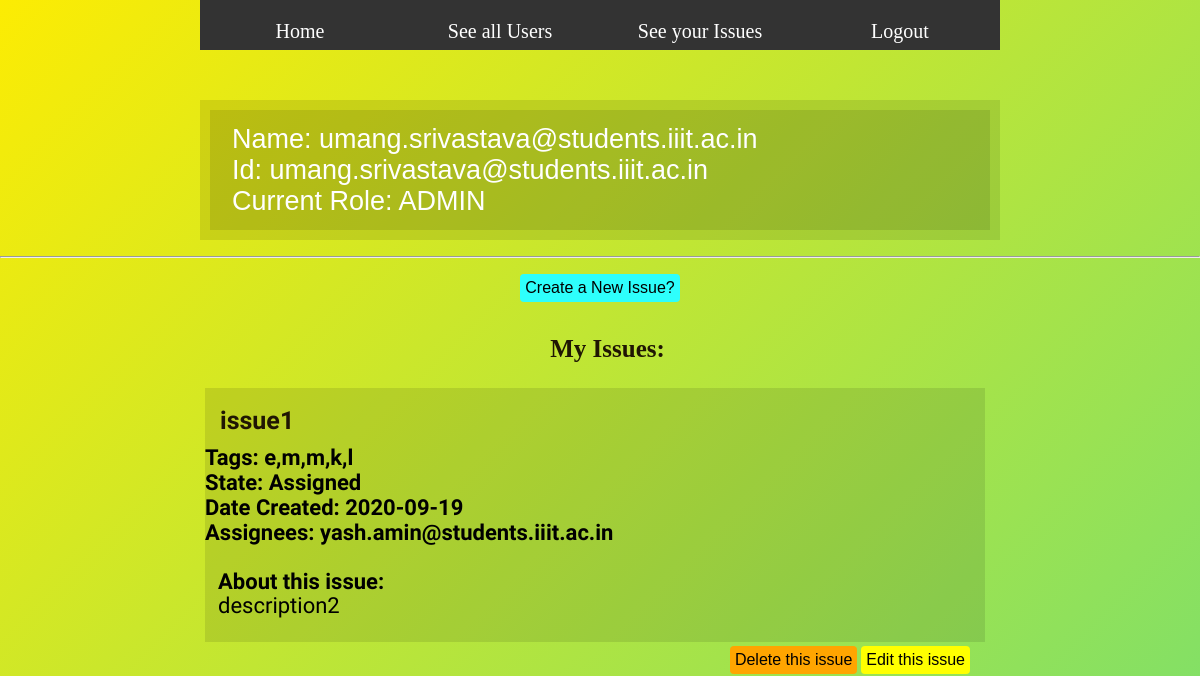
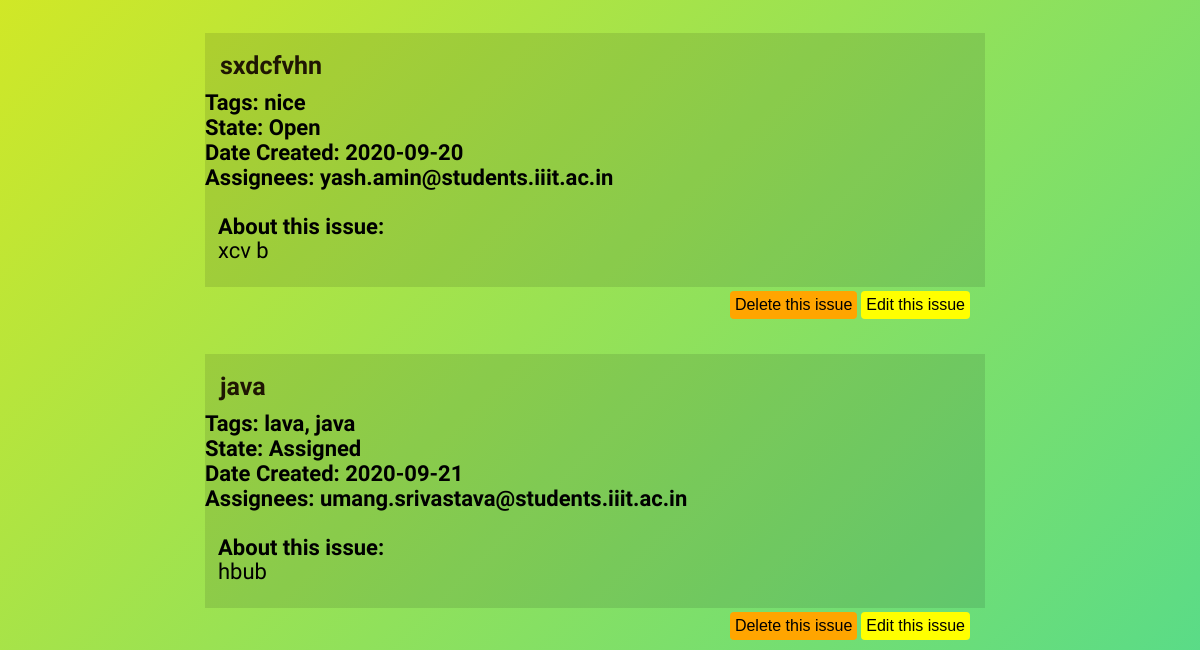
Before: /myissues (signed in) with the older database file (2 pictures, top to bottom).
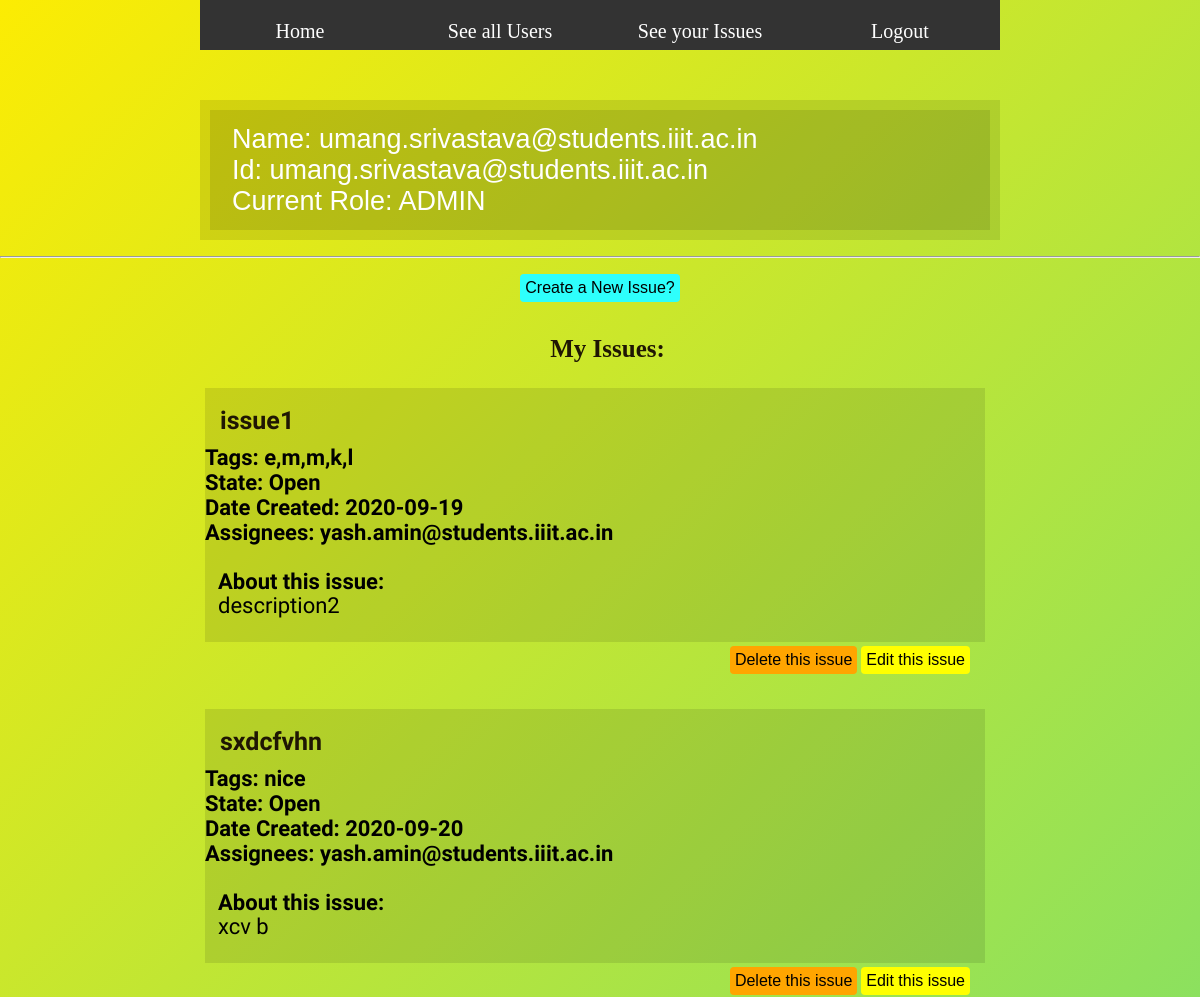
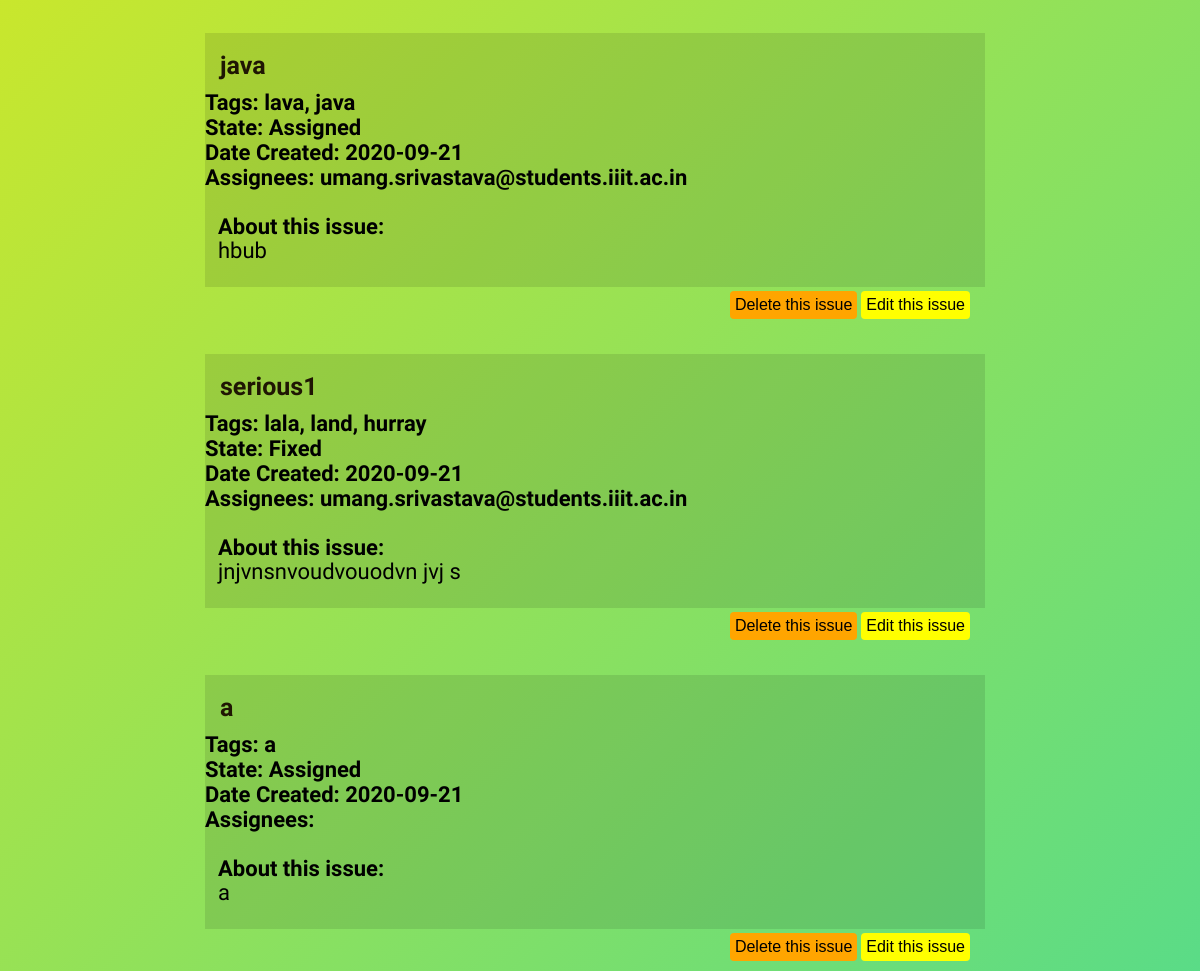
After: the same page with the newer database file (2 pictures, top to bottom).
### app.py (models this page shows, shortened)
class ISSUES(db.Model):
	id = db.Column(db.Integer, primary_key=True)
	title = db.Column(db.String(100), nullable=False)
	description = db.Column(db.String(200), nullable=False)
	state = db.Column(db.String(100), nullable=False)
	tags = db.Column(db.String(100), nullable=True)
	assignees = db.Column(db.String(200), nullable=True)
	owner = db.Column(db.String(100), nullable=False)
	gitlink = db.Column(db.String(100), nullable=True)
	date_created = db.Column(db.DateTime, default=datetime.utcnow)
	assignees = db.Column(db.String(1000), nullable = True)

### app.py (the view)
@app.route('/myissues')
def myissues():
	current_owner = session["username"]
	current_name = session["Name"]
	current_role = session["role"]
	user = USERS.query.filter_by(username = current_owner).all()
	myissues = ISSUES.query.filter_by(owner = current_owner).all()
	return render_template('/myissues.html',
		username = current_owner,
		Name = current_name,
		Role = current_role,
		myissues = myissues)

### templates/myissues.html (shortened to what this page needs)
{% extends 'base.html' %}
{% block body %}
<div class="content">
    <div id="mainPicture">
        <div class="picture">
            <div id="headerTitle">Name: {{Name}}</div>
            <div id="headerTitle">Id: {{username}}</div>
            <div id="headerTitle">Current Role: {{Role}}
        </div>
        </div>
    </div>
    <br><hr><br>
    <p style="text-align: center;">
        {% if Role == "VIEWER" %}
            <p></p>
        {% else %}
            <a href="{{ url_for('addissue') }}"><button class="createis">Create a New Issue?</button></a>
        {% endif %}
    </p>
    <h1 style="text-align: center">My Issues: </h1>
    {% if myissues|length < 1 %}
    <h2 style="text-align: center">You have  no issues.</h2>
    {% else %}
        {% for issue in myissues %}
        <div class="contentBox">
                <div class="innerBox">
                    <h1> {{issue.title}}</h1>
                    <h4 class="tags"> Tags: {{issue.tags}}</h4>
                    <h4 class="state">State: {{issue.state}}</h4>
                    <h4> Date Created: {{issue.date_created.date()}}</h4>
                    <h4 class="assignees">Assignees: {{issue.assignees}}</h4>
                    <br>
                    <div class="contentText" style="font-size: 22px">
                        <h4>About this issue:</h4>
                        <p> {{issue.description}}</p>
                        <br>
                        <p>
                            <p><a href="/update/{{issue.id}}"><button class="button" >Edit this issue</button></a>
                            <a href="/delete/{{issue.id}}"><button class="delis">Delete this issue</button></a></p>
                        </p>
                    </div>
                </div>
            </div>
            <br><br>
        {% endfor %}
    {% endif %}
</div>
{% endblock %}

Changed rows visible on the page:
changed ISSUES "issue1": state "Assigned" → "Open"
added ISSUES: title "serious1", tags "lala, land, hurray", state "Fixed", date_created "2020-09-21", assignees "umang.srivastava@students.iiit.ac.in", description "jnjvnsnvoudvouodvn jvj s"
added ISSUES: title "a", tags "a", state "Assigned", date_created "2020-09-21", description "a"
